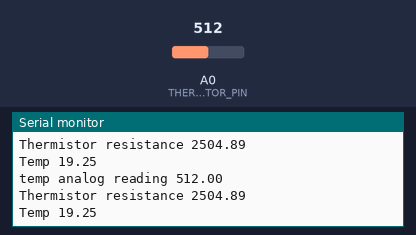
The sketch below on a simulated Arduino Uno, built with avr-gcc and run on an emulated ATmega328P. On the bench: the last lines printed to the serial monitor. Inputs (shaded band) come from the test bench; at power-on: A0 (THERMISTOR_PIN) = 512.

Above: at 1.2 s.
1.3 s: A0 (THERMISTOR_PIN) set to 1023
At 3.0 s:
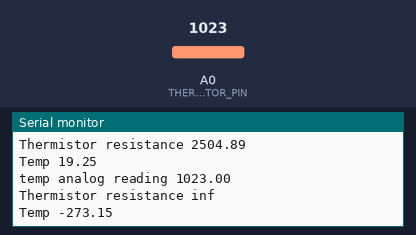
4.3 s: A0 (THERMISTOR_PIN) set to 900
At 6.2 s:
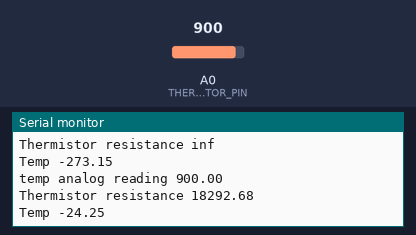
Timing chart, 0 to 7.7 s (numbered marks = the images above; inputs shaded):
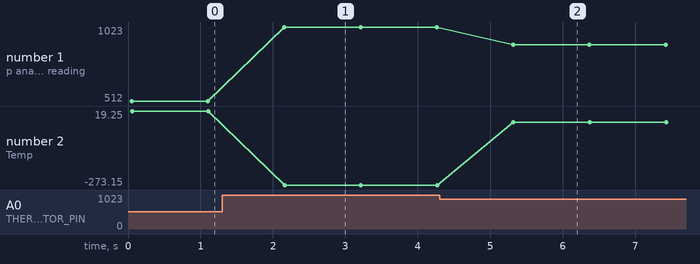

Measured:
- after the input at 1.3 s, the serial monitor: prints a new line after 0.86 s (image 1)
- after the input at 4.3 s, the serial monitor: prints a new line after 1.0 s (image 2)
- plotted number 1: 512 → 1023 after the input at 1.3 s, 1023 → 900 after the input at 4.3 s
- plotted number 2: 19.25 → -273.15 after the input at 1.3 s, -273.15 → -24.25 after the input at 4.3 s

The sketch:

arduino_thermistor.ino
```cpp
// к какому аналоговому контакту мы подключены
#define THERMISTOR_PIN A0

// сколько показаний берется для определения среднего значения
#define NUM_SAMPLES 5

// емкость второго резистора в цепи
#define RESISTOR_1 2500.0f

// Steinhart–Hart coefficients
#define STEINHART_HART_A 0.001257781910979988f
#define STEINHART_HART_B 0.00026769677645820556f
#define STEINHART_HART_C 0.00000014029480878874336f

double getTemerature()
{
    double result = 0;

    double resistor_2 = 0;

    for (uint8_t i = 0; i < NUM_SAMPLES; i++)
    {
        resistor_2 += analogRead(THERMISTOR_PIN);
        delay(10);
    }

    resistor_2 /= NUM_SAMPLES;

    Serial.print("temp analog reading "); Serial.println(resistor_2);

    // конвертируем значение в сопротивление

    resistor_2 = (resistor_2 / 1023.0f) * 3.3f;
    resistor_2 =(RESISTOR_1 * resistor_2)/(3.3f - resistor_2);

    Serial.print("Thermistor resistance ");
    Serial.println(resistor_2);

    result = (1.0f / (STEINHART_HART_A + STEINHART_HART_B * log(resistor_2) + STEINHART_HART_C * (log(resistor_2) * log(resistor_2) * log(resistor_2)))) - 273.15f;

    return result;
}

void setup(void)
{
    Serial.begin(115200);
    analogReference(EXTERNAL);
}

void loop(void)
{
    // Получаем температуру
    double temperature = getTemerature();
    Serial.print("Temp ");Serial.println(temperature, 2);
    delay(1000);
}
```
